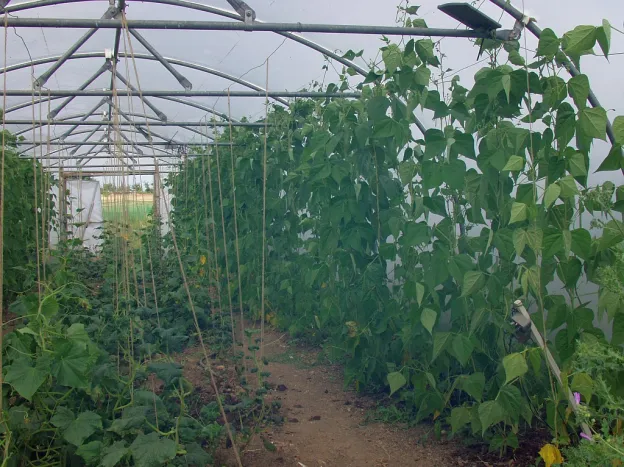
#> input picture NOIR/NATURAL.webp, 624 x 467 px, found by its file name
$ python NOIRANALISIS1.py
#> lines starting #> are read from the running program, lines starting #| are printed output that depends on the picture
import cv2
import numpy as np
import matplotlib.pyplot as plt

def calibrate_image(image):
    """Normalizes the image to improve contrast."""
    return cv2.normalize(image, None, 0, 255, cv2.NORM_MINMAX)

def split_image(image):
    """Assumes the image has 3 channels: B, G, R."""
    b, g, r = cv2.split(image)
    return r, g, b  # Return Red, Green, Blue channels

def calc_ndvi(nir_image, red_image):
    """Calculates NDVI using NIR and Red channels."""
    # Avoid division by zero by adding a small constant
    bottom = (nir_image.astype(float) + red_image.astype(float))
    bottom[bottom == 0] = 0.01
    ndvi = (nir_image.astype(float) - red_image.astype(float)) / bottom
    return ndvi

def apply_color_map(ndvi):
    """Applies a color map to NDVI values for visualization."""
    ndvi_min = np.min(ndvi)
    ndvi_max = np.max(ndvi)
    ndvi_normalized = (ndvi - ndvi_min) / (ndvi_max - ndvi_min)  # Normalize to [0, 1]
    ndvi_normalized = (ndvi_normalized * 255).astype(np.uint8)
    color_mapped_image = cv2.applyColorMap(ndvi_normalized, cv2.COLORMAP_JET)
    return color_mapped_image

def convert_to_gray(ndvi):
    """Converts NDVI values to grayscale."""
    ndvi_min = np.min(ndvi)
    ndvi_max = np.max(ndvi)
    ndvi_normalized = (ndvi - ndvi_min) / (ndvi_max - ndvi_min)
    ndvi_gray = (ndvi_normalized * 255).astype(np.uint8)
    return ndvi_gray

# Load images
natural_image = cv2.imread('NATURAL.WEBP')  # RGB image
#> natural_image is the input picture: shape (467, 624, 3); mean B, G, R 95.4, 109, 89.6
nir_image = cv2.imread('RED.WEBP', cv2.IMREAD_UNCHANGED)  # Assuming it's a single channel NIR image
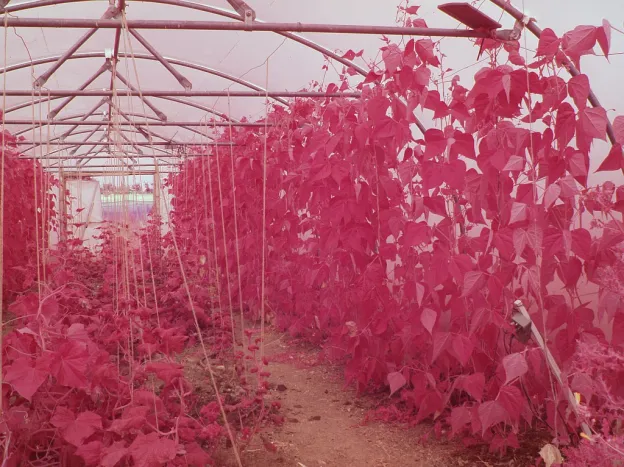
#> input picture NOIR/RED.webp, 624 x 467 px, found by its file name
#> nir_image is the input picture: shape (467, 624, 3); mean B, G, R 108.6, 90.3, 174.1

# Calibrate images
calibrated_natural = calibrate_image(natural_image)

# Split RGB image into channels
r_channel, g_channel, b_channel = split_image(calibrated_natural)
#> in split_image, `b, g, r = cv2.split(image)`:
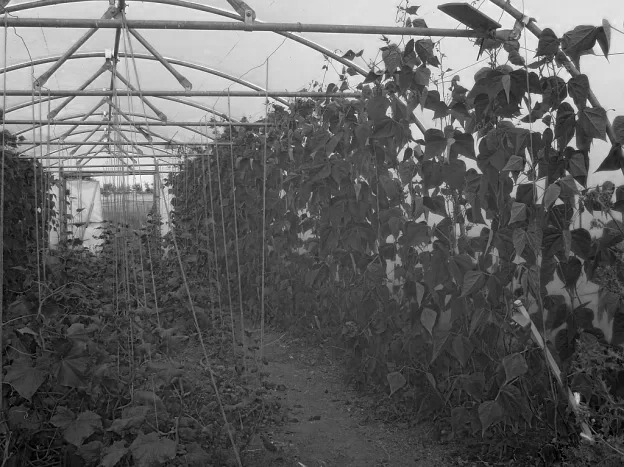
#> b: shape (467, 624); min 0, max 255, mean 95.4
#> in split_image, `b, g, r = cv2.split(image)`:
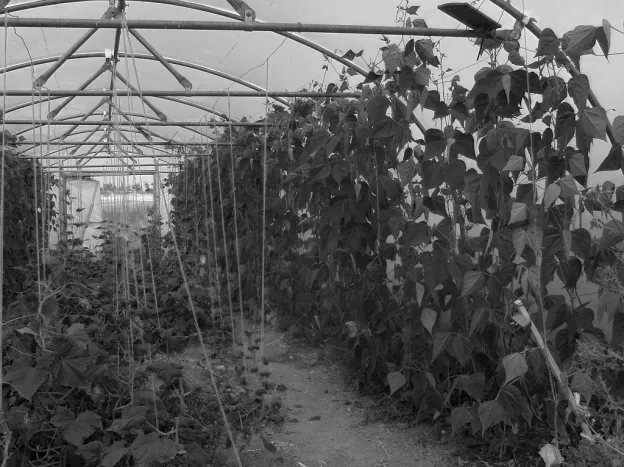
#> r: shape (467, 624); min 0, max 255, mean 89.6

# Ensure the NIR image is in the right format
if len(nir_image.shape) == 3:
    nir_image = cv2.cvtColor(nir_image, cv2.COLOR_BGR2GRAY)  # Convert to single channel if needed
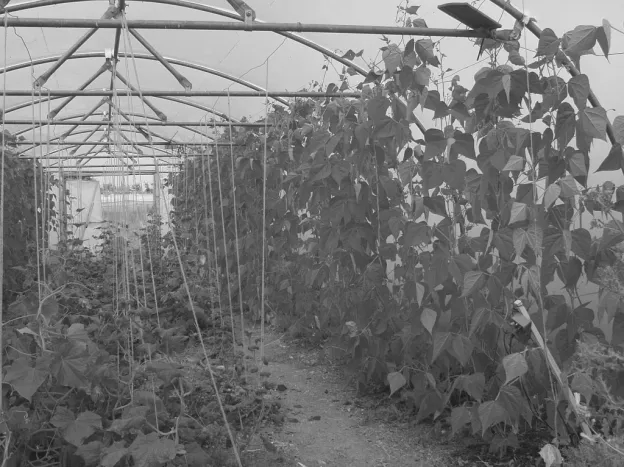
#> nir_image: shape (467, 624); min 24, max 246, mean 117.4

# Calculate NDVI
ndvi = calc_ndvi(nir_image, r_channel)
#> in calc_ndvi, `ndvi = (nir_image.astype(float) - red_image.astype(float)) / bottom`:
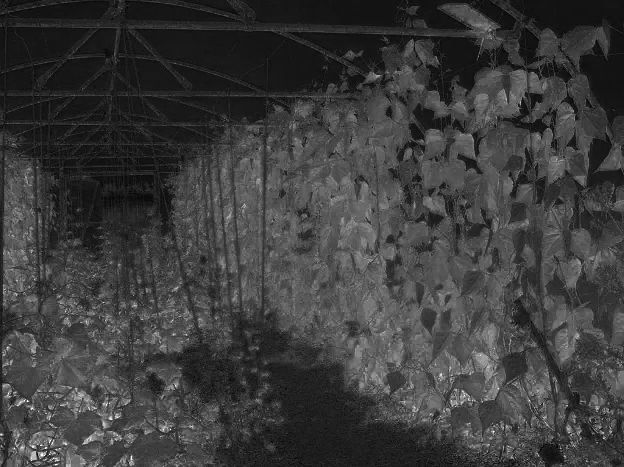
#> ndvi: shape (467, 624) float64; min -0.0688, max 1, mean 0.186; drawn with min black and max white

# Convert NDVI to grayscale
ndvi_gray = convert_to_gray(ndvi)
#> in convert_to_gray, `ndvi_min = np.min(ndvi)`: ndvi_min = -0.0688
#> in convert_to_gray, `ndvi_max = np.max(ndvi)`: ndvi_max = 1

# Apply color map for visualization
color_mapped_image = apply_color_map(ndvi)
#> in apply_color_map, `ndvi_min = np.min(ndvi)`: ndvi_min = -0.0688
#> in apply_color_map, `ndvi_max = np.max(ndvi)`: ndvi_max = 1
#> in apply_color_map, `color_mapped_image = cv2.applyColorMap(ndvi_normalized, cv2.COLORMAP_J..`:
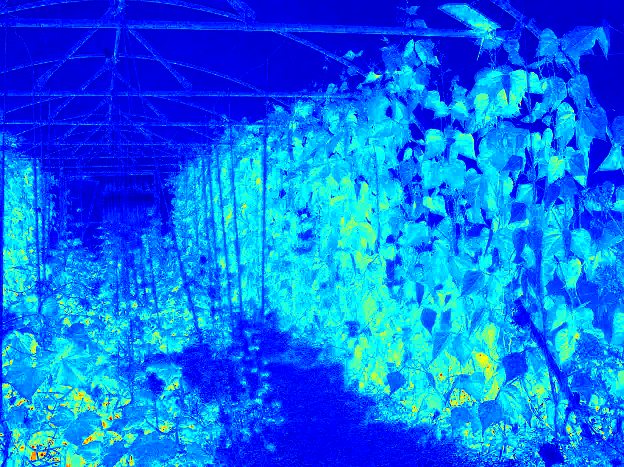
#> color_mapped_image: shape (467, 624, 3); mean B, G, R 239.2, 113.4, 7.7

# Display the images using matplotlib
plt.figure(figsize=(12, 8))

plt.subplot(2, 3, 1)
plt.title("NIR Image")
plt.imshow(nir_image, cmap='gray')
plt.axis('off')

plt.subplot(2, 3, 2)
plt.title("Visible Red Image")
plt.imshow(r_channel, cmap='gray')
plt.axis('off')

plt.subplot(2, 3, 3)
plt.title("NDVI Color Mapped")
plt.imshow(color_mapped_image)
plt.axis('off')

# Add color scale
cbar = plt.colorbar(plt.cm.ScalarMappable(cmap='jet'), ax=plt.gca(), orientation='vertical')
cbar.set_label('NDVI Scale')

plt.subplot(2, 3, 4)
plt.title("NDVI Grayscale")
plt.imshow(ndvi_gray, cmap='gray')
plt.axis('off')

# Export results
cv2.imwrite('ndvi_color_mapped_image.png', color_mapped_image)
cv2.imwrite('ndvi_gray_image.png', ndvi_gray)

# Export separated channels
cv2.imwrite('red_channel_image.png', r_channel)
cv2.imwrite('green_channel_image.png', g_channel)
cv2.imwrite('blue_channel_image.png', b_channel)
cv2.imwrite('nir_image.png', nir_image)

plt.tight_layout()
plt.show()
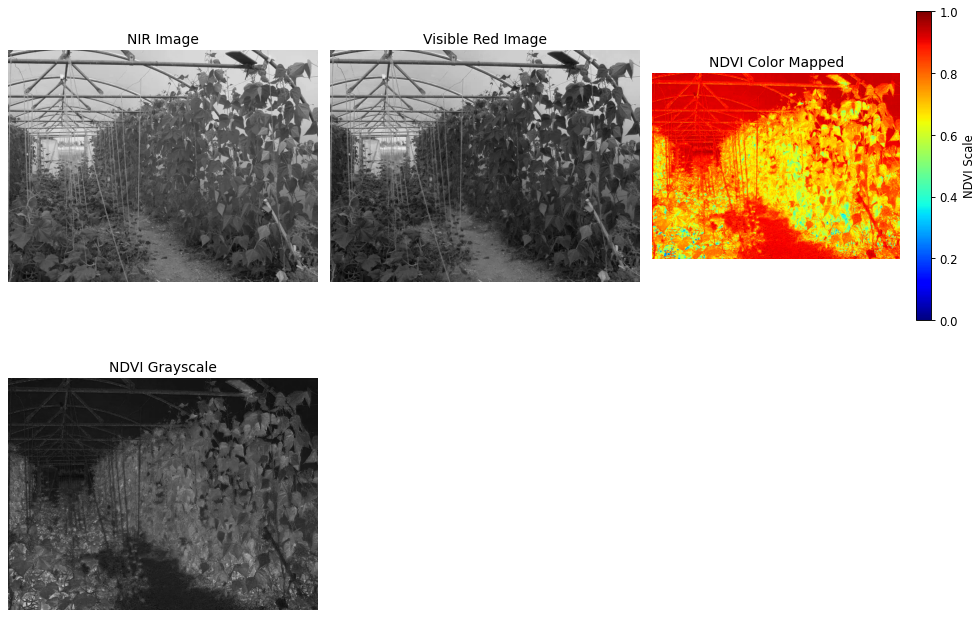
#> figure drawn by matplotlib, 5 panels; B, G, R data is drawn as R, G, B
